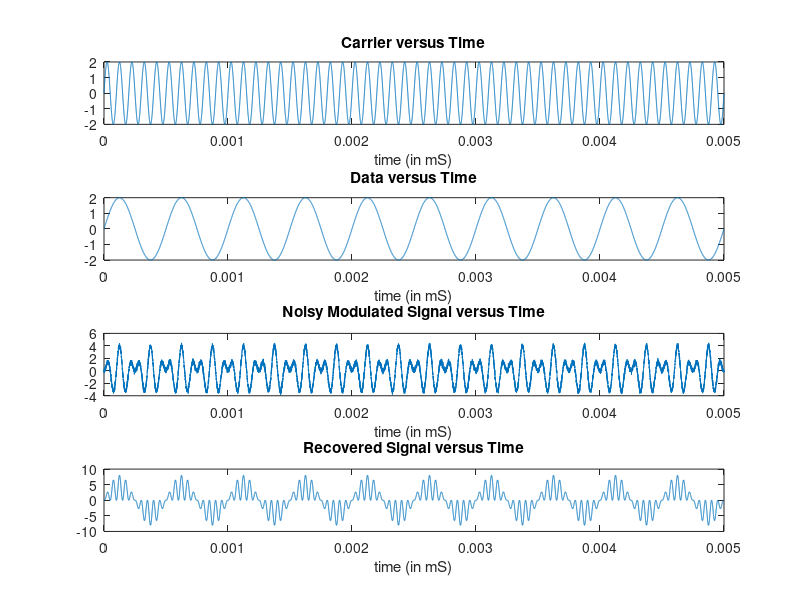
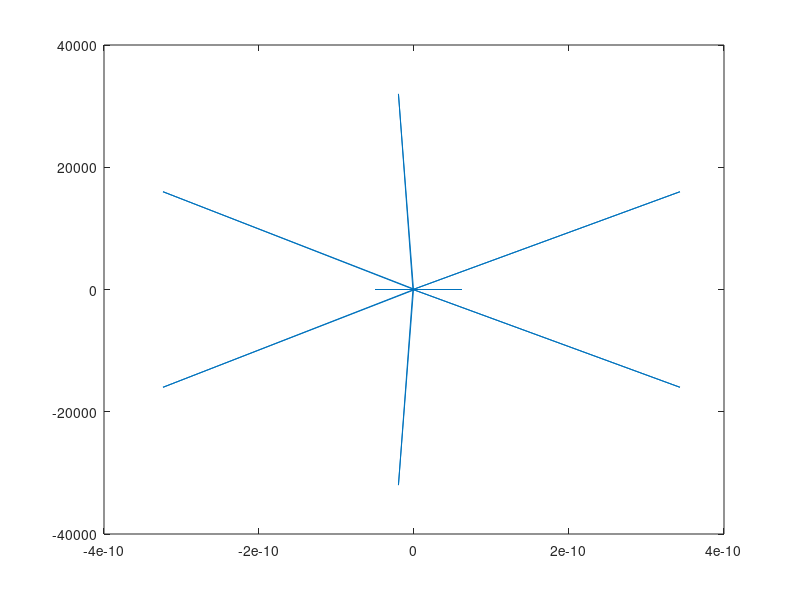

MATLAB code to generate these figures, in order:
% Useful links
% https://www.mathworks.com/help/matlab/matlab_prog/floating-point-numbers.html
% 

clear all;
close all;  

% Parameters
Fs = 3.2E6;                   % samples per second
StopTime = 0.005;             % seconds
Ac = 2;                     % Amplitude of carrier
Fc = 10000;               % Frequency of Carrier
Ad = 2;
Fd = 2000;


% Create Sine wave
% Credits to Rick Rosson
% https://www.mathworks.com/matlabcentral/answers/36428-sine-wave-plot#answer_45572
dt = 1/Fs;                   % seconds per sample
t = (0:dt:StopTime-dt)';     % seconds

% Sine wave:
C = Ac*sin(2*pi*Fc*t);

% Plot the signal versus time:
subplot(4,1,1);
plot(t,C);
xlabel('time (in mS)');
title('Carrier versus Time');
zoom xon;

% Generate a data signal
D = Ad*sin(2*pi*Fd*t);
subplot(4,1,2);
plot(t,D);
xlabel('time (in mS)');
title('Data versus Time');
zoom xon;


% Modulate with a carrier)
O = C.*D;
%subplot(4,1,3);
%plot(t,O);
%xlabel('time (in mS)');
%title('Modulated Signal versus Time');
%zoom xon;

% Pass though a DAC

% Add noise to signal
% Add noise to sine wave
y = awgn(O,20,'measured');
subplot(4,1,3);
plot(t,y);
xlabel('time (in mS)');
title('Noisy Modulated Signal versus Time');
zoom xon;

% Recover Data
R = C.*O;
subplot(4,1,4);
plot(t,R);
xlabel('time (in mS)');
title('Recovered Signal versus Time');
zoom xon;

% Pass through LPF
X = fft(R);
figure
plot(X)
